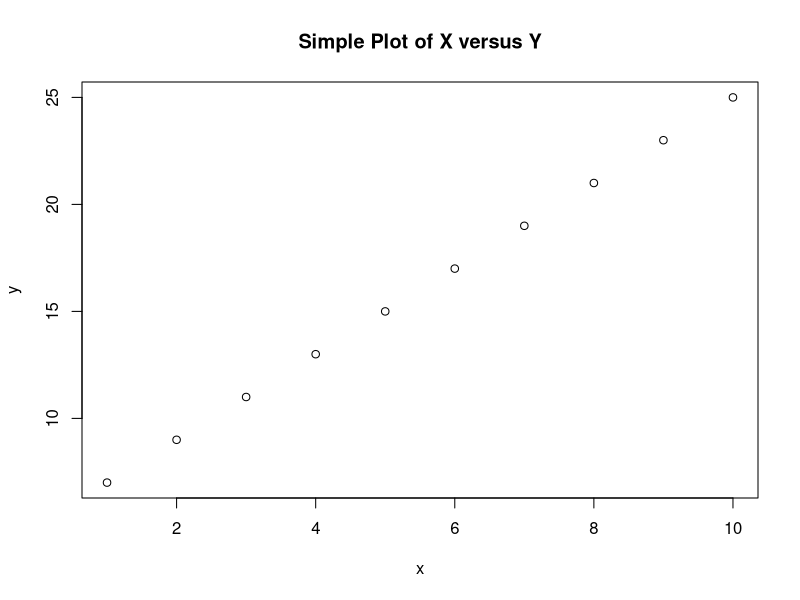

Write R code to recreate this figure.
## ---- chunk 1
'echo: false'

## ---- chunk 2
x <- (1:10)
y <- 2*x + 5

plot(x = x,
     y = y,
     main = "Simple Plot of X versus Y")


## ---- chunk 3
students <- data.frame(
name = c("Ana","Ben","Cara","Dan"),
grade = c(82, 75, 91, 68)
)

'echo: true'

avg_grade <- sum(students$grade)/length(students$name)

